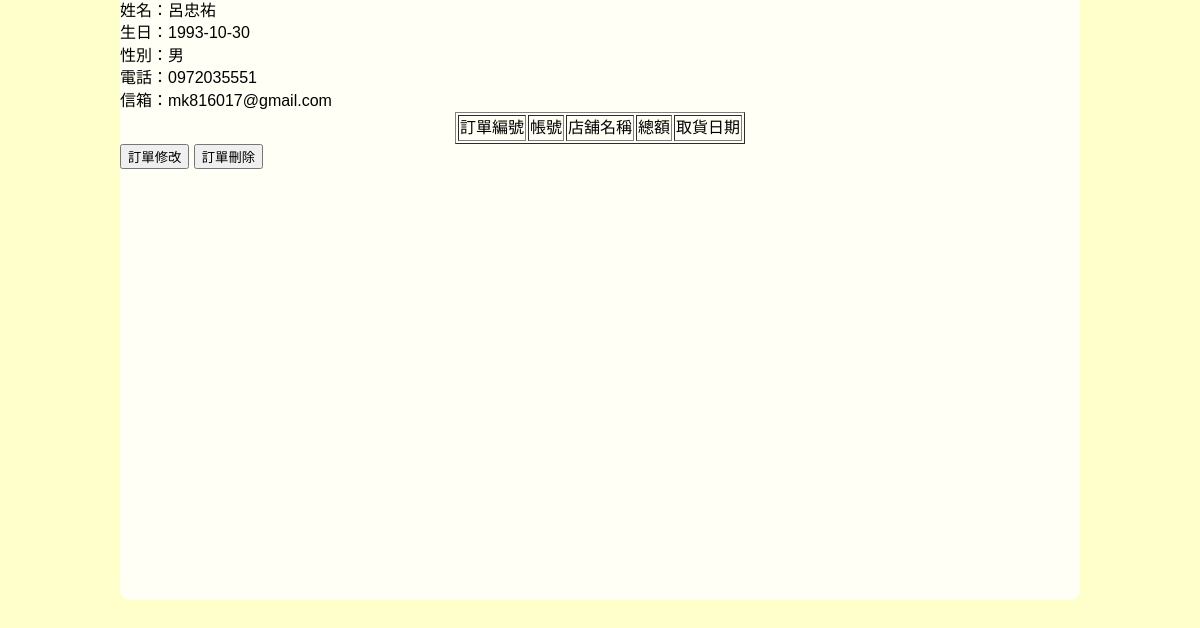
/cookiestore/management.php (signed in), run on an earlier commit of the app's database.
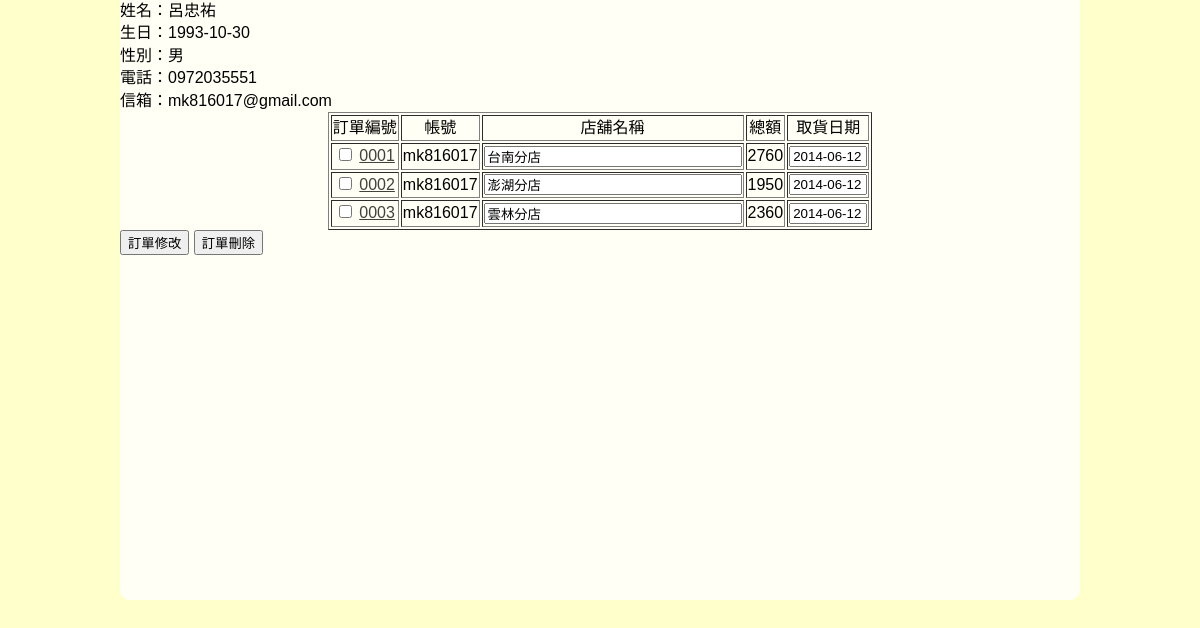
And on a later commit of the database.
### tables this page shows
CREATE TABLE `member` (
  `member_no` int(4) unsigned zerofill NOT NULL AUTO_INCREMENT COMMENT '會員編號',
  `name` varchar(10) NOT NULL COMMENT '姓名',
  `birthday` date NOT NULL COMMENT '生日',
  `sex` enum('男','女') NOT NULL COMMENT '性別',
  `phone` char(10) NOT NULL COMMENT '電話',
  `e-mail` varchar(30) NOT NULL COMMENT '電子信箱',
  `id` varchar(20) NOT NULL COMMENT '帳號',
  `code` varchar(20) NOT NULL COMMENT '密碼',
  PRIMARY KEY (`member_no`),
  UNIQUE KEY `phone` (`phone`),
  UNIQUE KEY `e-mail` (`e-mail`),
  UNIQUE KEY `id` (`id`)
);

CREATE TABLE `order` (
  `order_no` int(4) unsigned zerofill NOT NULL AUTO_INCREMENT COMMENT '訂單編號',
  `id` varchar(20) NOT NULL COMMENT '帳號',
  `store_name` varchar(10) NOT NULL COMMENT '店舖名稱',
  `total` int(6) unsigned NOT NULL COMMENT '總額',
  `pickup_date` date NOT NULL COMMENT '取貨日期',
  `check` enum('ok','no') NOT NULL COMMENT '確認領取',
  PRIMARY KEY (`order_no`),
  KEY `store_name` (`store_name`),
  KEY `id` (`id`),
  CONSTRAINT `order_ibfk_2` FOREIGN KEY (`store_name`) REFERENCES `store` (`store_name`) ON DELETE NO ACTION ON UPDATE CASCADE,
  CONSTRAINT `order_ibfk_3` FOREIGN KEY (`id`) REFERENCES `member` (`id`) ON DELETE NO ACTION ON UPDATE CASCADE
);

### cookiestore/management.php (the view, shortened to what this page needs)
<!DOCTYPE html PUBLIC "-//W3C//DTD XHTML 1.0 Transitional//EN" "http://www.w3.org/TR/xhtml1/DTD/xhtml1-transitional.dtd">
<html xmlns="http://www.w3.org/1999/xhtml">
<head>
<link rel="stylesheet" type="text/css" href="css/style.css" />
<link rel="stylesheet" type="text/css" href="css/abgne-block.css" />
</head>
<body>
<div class="container clearfix">
  <div class="content clearfix" >
  	<?php
	if($_SESSION['id'] != null)
	{
	  $sql = "SELECT * FROM `member` WHERE `id` = '".$_SESSION['id']."';";
	  $result = mysql_query($sql);
		while($row = mysql_fetch_array($result)){
		  echo "姓名：".$row['name']."<br>
		  生日：".$row['birthday']."<br>
		  性別：".$row['sex']."<br>
		  電話：".$row['phone']."<br>
		  信箱：".$row['e-mail']."<br>";
		}
	}else{
	  echo "<script language='JavaScript'>window.alert('無權限瀏覽此頁面！');</script>";
	  echo "<script>parent.window.location.href='index.php';</script>";;
	}
	?>
      <form action="adminer/adminerOrder.php" method="post" name="form4">
        <table align="center" border="1">
          <tr align="center">
            <td>訂單編號</td>
            <td>帳號</td>
            <td>店舖名稱</td>
            <td>總額</td>
            <td>取貨日期</td>
          </tr>
      <?php
	  $id=$_SESSION['id'];
	  $sq2 = "SELECT * FROM `order` WHERE `id` = '$id'";
	  $result2 = mysql_query($sq2);
	  $sn_index=mysql_num_rows($result2);
	  for($index=0;$index<$sn_index;$index++){
		  $arr[$index]=mysql_fetch_array($result2);
	  };
      for ($index=0 ; $index < $sn_index ; $index++){
      echo "<tr align='center'>";
      echo "<td><input type=checkbox name=chkO[] value='".$arr[$index]['order_no']."'>
      <a class='fancybox' data-fancybox-type='iframe' href='adminer/OrderView.php?no=".$arr[$index]['order_no']."'>".$arr[$index]['order_no']."</a></td>";
      echo "<td>".$arr[$index]['id']."</td>";
      echo "<td><input type='text' style='width:250px' name='store_name".$arr[$index]['order_no']."' value='".$arr[$index]['store_name']."'></td>";
      echo "<td>".$arr[$index]['total']."</td>";
      echo "<td><input type='text' style='width:70px' name='pickup_date".$arr[$index]['order_no']."' value='".$arr[$index]['pickup_date']."'></td>";
      echo "</tr>";
       };?>
      </table>
    <input type="submit" value="訂單修改" name="submit" >
    <input type="submit" value="訂單刪除" name="submit" >
     </form>
  </div>
</div>
</body>
</html>

### cookiestore/css/style.css (style rules this page uses)
body { font: 100%/1.4 Verdana, Arial, Helvetica, sans-serif; background-color: #FFF; margin: 0; padding: 0; color: #000; background-color:rgba(255,255,204,1) }
a:link { color: #42413C; text-decoration: underline; }
.container { position: relative; width: 960px; min-height:600px; background-color: rgba(255,255,255,0.8); margin: 0 auto; border-bottom-left-radius:10px; border-bottom-right-radius:10px; }
.content { margin-bottom:30px; min-height:500px; }
.clearfix:after { content: "."; display: block; height: 0; clear: both; visibility: hidden; }

What changed in the data, as far as the page shows it:
added order: order_no "0001", id "mk816017", store_name "台南分店", total "2760", pickup_date "2014-06-12"
added order: order_no "0002", id "mk816017", store_name "澎湖分店", total "1950", pickup_date "2014-06-12"
added order: order_no "0003", id "mk816017", store_name "雲林分店", total "2360", pickup_date "2014-06-12"
